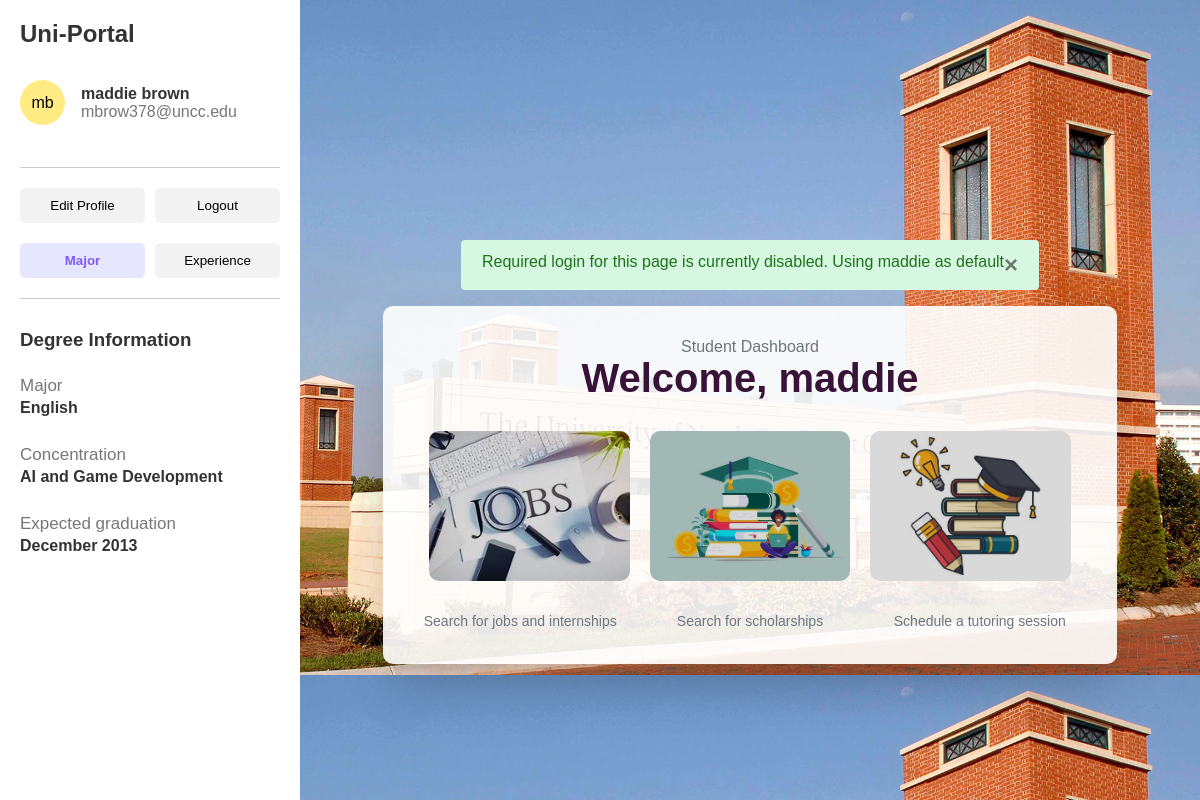
/dashboard, run on the app's committed database.
### portal/models.py (models this page shows, shortened)
class User(db.Model, UserMixin):
    id = db.Column(db.Integer(), primary_key=True)
    firstname = db.Column(db.String(length=30), nullable=False, unique=False)
    lastname = db.Column(db.String(length=30), nullable=False, unique=False)
    email_address=db.Column(db.String(length=50), nullable=True, unique=True)
    password_hash= db.Column(db.String(length=60), nullable=False)
    major=db.Column(db.String(length=30), nullable=True)
    concentration=db.Column(db.String(length=30), nullable=True)
    gradmonth=db.Column(db.String(length=30), nullable=True)
    gradyear=db.Column(db.Integer(), nullable=True)
    @property
    def password(self):
        return self.password

### portal/routes.py (the view)
@app.route('/dashboard')
def dashboard_page():
    user = getUser()
    experiences = (Experience.query.filter_by(user_id=user.id)).all()
    experiences = [x.format for x in experiences]
    return render_template('dashboard.html', experiences=experiences, user=user)

### portal/models.py (called while the page is built)
    @property
    def format(self):
        body = [self.title, self.desc, self.monthstart, self.yearstart, self.monthend, self.yearend]
        return body

### portal/routes.py (called while the page is built)
def getUser():
    if not current_user.is_authenticated:
        flash(f'Required login for this page is currently disabled. Using maddie as default', category='success')
        user = User.query.filter_by(email_address="mbrow378@uncc.edu").first()
    else:
        user = User.query.filter_by(id=current_user.id).first()
    return user

### portal/templates/dashboard.html (shortened to what this page needs)
<!DOCTYPE html>
<html lang="en">
<head>
</head>
<body>
<div class="sidebar">
    <p id="logo">Uni-Portal</p>
     <div id="user">
        <span id="profile">
            <span>
            {{user.firstname[0]}}{{user.lastname[0]}}
            </span>
        </span>
        <div id="name">
            <strong><p>{{user.firstname}} {{user.lastname}}</p></strong>
            <p style="color: #777;">{{user.email_address}}</p>
        </div>
    </div>
<hr>
    <nav class="tabs">
        <button class="tab"><a href="{{ url_for('profile_page') }}">Edit Profile</a></button>
        <button class="tab"><a href="{{ url_for('logout_page') }}">Logout</a></button>
    </nav>
    <nav class="tabs user">
        <button id="major-btn" class="tab active">Major</button>
        <button id="experience-btn" class="tab">Experience</button>
    </nav>
    <hr>
    <div class="major-section">
        <h3>Degree Information</h3>
            <div style="line-height: 140%; margin-bottom: 1.5rem;">
            <p style="color: #777; font-size: 17px;">Major</p>
            <p><strong> {{ user.major }}</strong></p>
            </div>
            <div style="line-height: 140%; margin-bottom: 1.5rem;">
                <p style="color: #777; font-size: 17px;">Concentration</p>
                <p><strong> {{ user.concentration }}</strong></p>
            </div>
            <div style="line-height: 140%">
                <p style="color: #777; font-size: 17px;">Expected graduation</p>
                <p><strong> {{ user.gradmonth }} {{user.gradyear}}</strong></p>
            </div>
    </div>
</div>
<div class="maincontent">
    {%with messages = get_flashed_messages(with_categories=true)%}
      {% if messages %}
        {% for category, message in messages %}
        <div class="alert alert-{{ category }}">
        <button type="button" class="m1-2 mb1 close" data-dismiss="alert" aria-label="Close">
          <span aria-hidden="true">&times;</span>
        </button>
        {{message}}
      </div>
        {% endfor %}
      {% endif %}
    {% endwith %}
    <div class="box">
    <div class="header">
        <p>Student Dashboard</p>
        <h1 style="color: #381338;">Welcome, {{user.firstname}}</h1>
    </div>
    <div class="grid">
        <a href="{{ url_for('jobs_page') }}" class="box-button">
            <img src="{{ url_for('static', filename='jobsearch.jpg') }}" alt="Jobs" class="box-image">
        </a>
        <a href="{{ url_for('scholarship_page') }}" class="box-button">
            <img src="{{ url_for('static', filename='scholarship.jpg') }}" alt="Scholarship" class="box-image">
        </a>
        <a href="{{ url_for('tutoring_page') }}" class="box-button">
            <img src="{{ url_for('static', filename='tutoring.jpg') }}" alt="Tutoring" class="box-image">
        </a>
    </div>
    <div class="content">
        <div class="section">
            <p>Search for jobs and internships</p>
        </div>
        <div class="section">
            <p>Search for scholarships</p>
        </div>
        <div class="section">
            <p>Schedule a tutoring session</p>
    </div>
    </div>
</div>
</div>
</body>
</html>

### portal/templates/dashboard.html (style rules this page uses)
#profile { border-radius: 100%; background-color: #FFEB84; height: 45px; width: 45px; display: flex; size: 2rem; align-items: center; justify-content: center; color: #000000; }
.alert > button { background-color: transparent; border: 0px; padding: auto auto; }
.alert-success { color: #1f721c; background-color: #d7f8e0; border-color: #c6f5d0; }
.alert { position: relative; padding: .75rem 1.25rem; margin-bottom: 1rem; border: 1px solid transparent; border-radius: .25rem; }
[type=button]:not(:disabled), [type=reset]:not(:disabled), [type=submit]:not(:disabled), button:not(:disabled) { cursor: pointer; }
.close { float: right; font-size: 1.5rem; font-weight: 700; line-height: 1; color: #000; text-shadow: 0 1px 0 #fff; opacity: .5; }
* { margin: 0; padding: 0; box-sizing: border-box; }
body { font-family: Arial, sans-serif; background-color: #f8f8f8; display: flex; }
.sidebar { min-width: 300px; background-color: #fff; color: #333; display: flex; flex-direction: column; padding-top: 20px; min-height: 100vh; background-color: #ffffff; padding: 20px; box-shadow: 2px 0 5px rgba(0, 0, 0, 0.1); }
.maincontent { background-image: url(../static/school.png); background-size: 100%; background-repeat: repeat; background-position: top left; background-attachment: fixed; width: 100%; display: flex; flex-direction: column; align-items: center; padding-top: 30vh; }
.sidebar h3 { margin-top: 20px; margin-bottom: 1.5rem; }
.sidebar p { font-size: 1.0rem; text-wrap: balance; }
.sidebar hr { border: none; border-top: 1px solid #ccc; margin: 10px 0; }
.header { margin-bottom: 20px; text-align: center; }
.header h1 { font-size: 2.5rem; color: #1a1a1a; margin-bottom: 10px; font-weight: bold; }
.header p { font-size: 1rem; color: #6c757d; }
.grid { display: flex; gap: 20px; justify-content: center; margin-top: 30px; }
.box-button { width: 30%; height: 150px; background-color: #eaeaea; border-radius: 10px; justify-content: center; align-items: center; display: flex; text-decoration: none; color: #333; font-size: 1.2rem; font-weight: bold; transition: background-color 0.3s, transform 0.2s; background-image: repeating-linear-gradient( 45deg, #ffffff, #ffffff 10px, #eaeaea 10px, #eaeaea 20px ); }
.content { display: flex; gap: 20px; justify-content: center; margin-top: 30px; }
.content .section { width: 45%; text-align: center; }
.content .section p { font-size: 0.875rem; color: #6c757d; line-height: 1.5; }
#user { display: flex; flex-direction: row; margin-bottom: 2rem; margin-top: 2rem; gap: 1rem; align-items: center; }
.box-image { width: 100%; border-radius: 10px; height: 100%; object-fit: cover; filter: brightness(85%); transition: filter 0.3s; }
.tabs { margin: 10px 0; display: flex; gap: 10px; }
.tab { flex: 1; padding: 10px; text-align: center; background-color: #f3f3f3; border: none; border-radius: 5px; cursor: pointer; }
#logo { font-size: 1.5rem; font-weight: bold; color: #333333; margin: 0; padding: 0; }
.active { background-color: #e6e6ff; font-weight: bold; color: #7d5bff; }
a { text-decoration: none; color: black; }
.box { background-color: rgba(255, 255, 255, .9); padding: 2rem; border-radius: 10px; box-shadow: rgba(0, 0, 0, 0.25) 0px 25px 50px -12px; }

### data on the page
User: firstname "m", lastname "b", firstname "maddie", lastname "brown", email_address "mbrow378@uncc.edu", major "English", concentration "AI and Game Development", gradmonth "December", gradyear "2013"

### other printed values
{{ message }} "Required login for this page is currently disabled. Using maddie as default"
